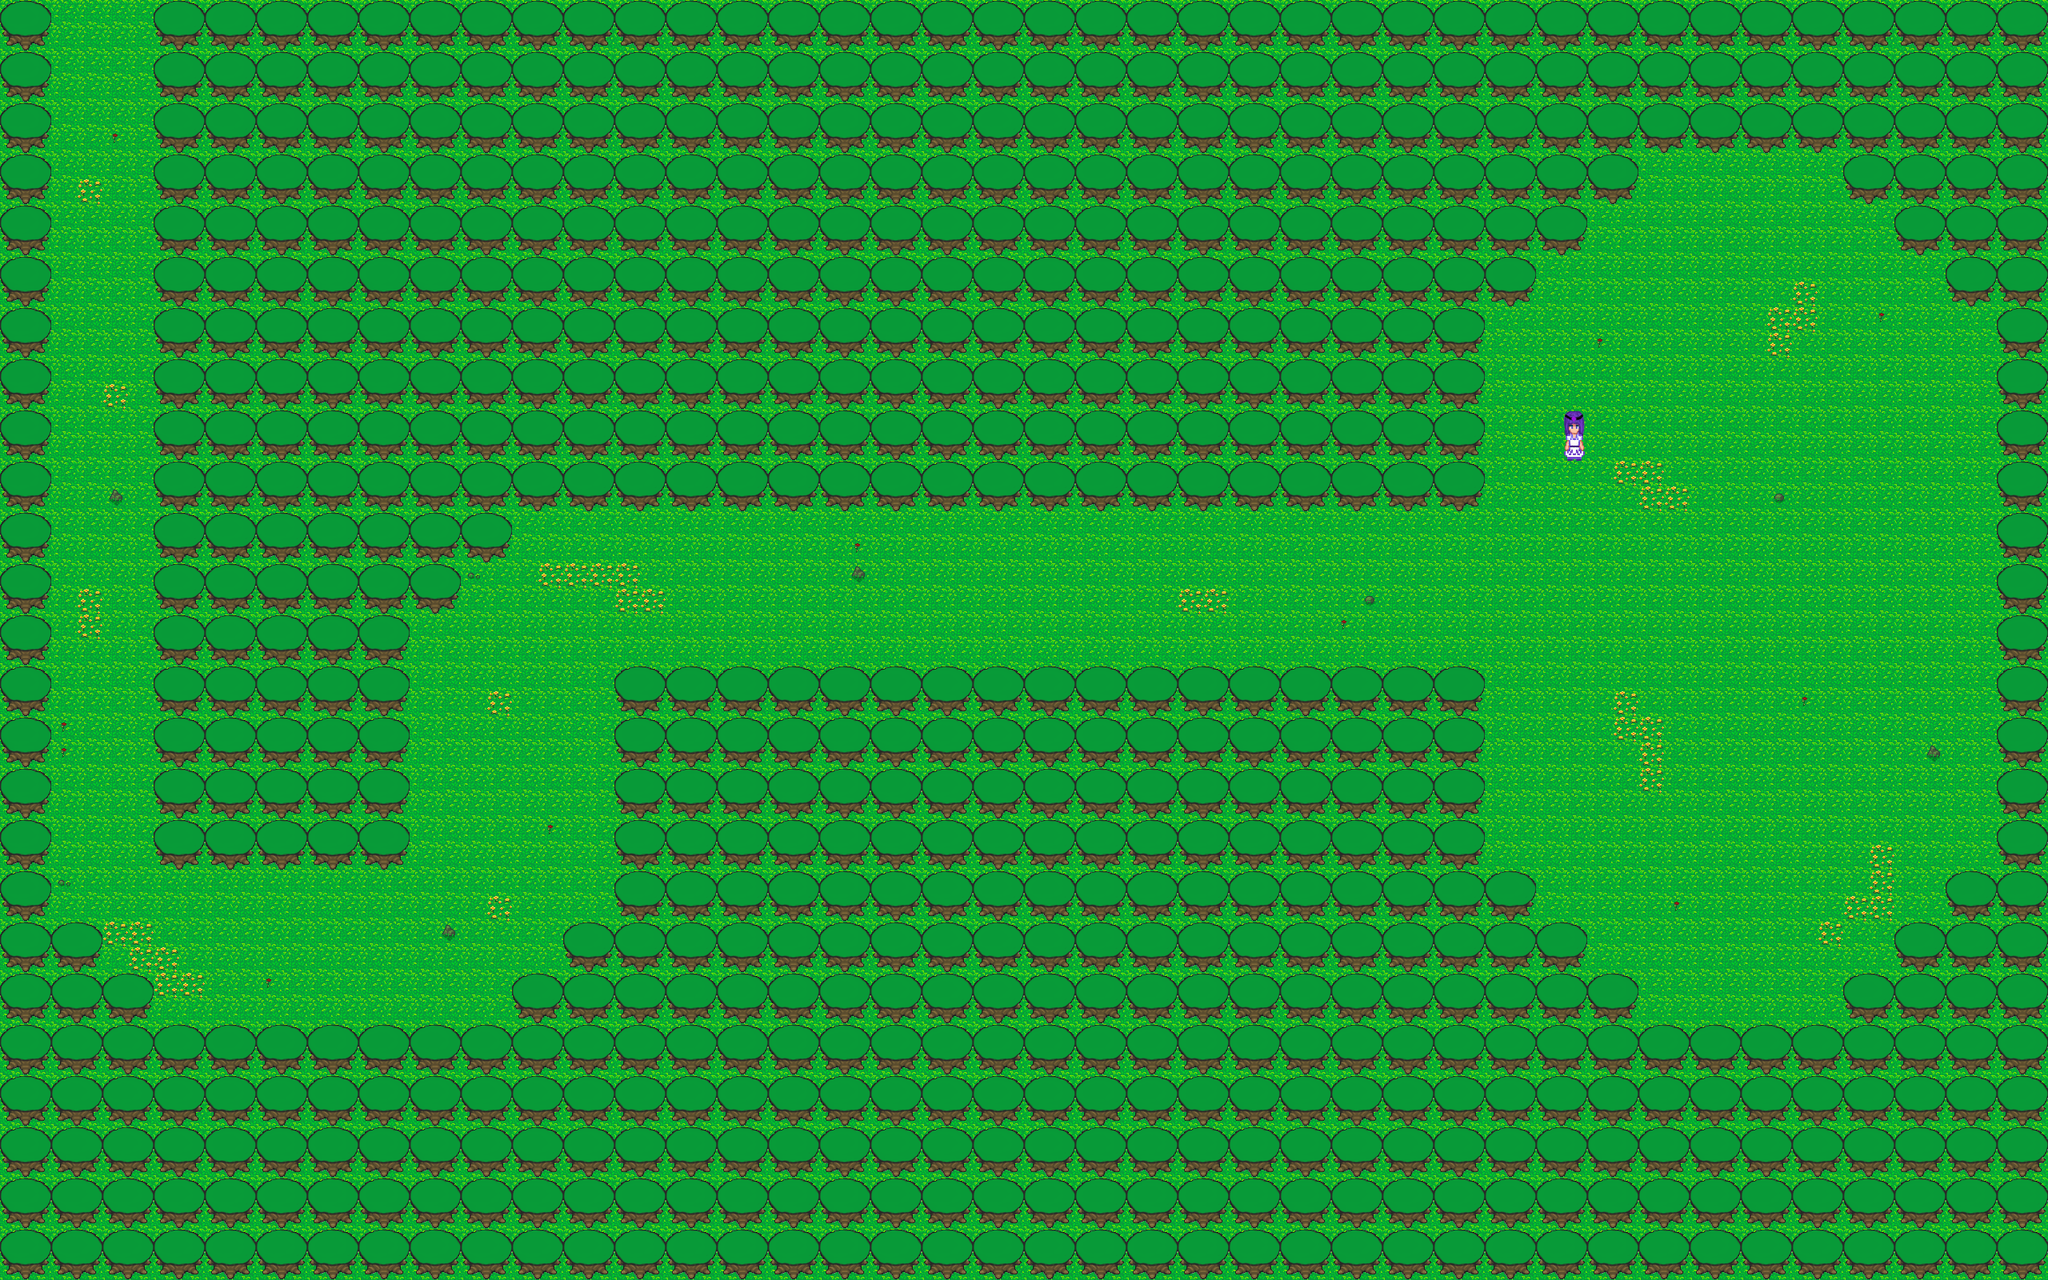

Below is a game level as drawn by its tile map, then a one-line description and the .tmx that defines it (tile-layer data replaced by summaries):
An orthogonal 80x50 tile map with 32x32 px tiles, 4 tile layers (Hintergrund, Hintergrund2, Dekoration, Vordergrund), 2 tilesets and 30 objects (3x Welt, Start).

<map version="1.0" orientation="orthogonal" renderorder="right-down" width="80" height="50" tilewidth="32" tileheight="32" nextobjectid="34">
 <tileset firstgid="1" source="../tilemap/forest.tsx" />
 <tileset firstgid="57" source="../tilemap/villager.tsx" />
 <layer name="Hintergrund" width="80" height="50">
  <data>[4000 cells, 4000 non-empty, 1 distinct tile ids]</data>
 </layer>
 <layer name="Hintergrund2" width="80" height="50">
  <data>[4000 cells, 2925 non-empty, 9 distinct tile ids]</data>
 </layer>
 <layer name="Dekoration" width="80" height="50">
  <data>[4000 cells, 1 non-empty, 1 distinct tile ids]</data>
 </layer>
 <objectgroup name="Objekte">
  <object id="1" name="Spielerstart" type="Start" x="124" y="30" width="10" height="10">
   <ellipse />
  </object>
  <object id="2" name="Wolf" type="Welt" x="2369.33" y="740.667" width="24" height="24">
   <ellipse />
  </object>
  <object id="32" name="Heilerin" type="Welt" x="1928.67" y="522.667" width="72" height="111.333" />
  <object id="33" name="Wolf_interaktion" type="Welt" x="2217.33" y="704" width="194.667" height="102.667" />
 </objectgroup>
 <objectgroup name="Kollisionen">
  <object id="3" x="194" y="0" width="1662" height="632" />
  <object id="4" x="192" y="634" width="320" height="458" />
  <object id="5" x="-8" y="-2" width="70" height="1282" />
  <object id="7" x="0" y="1302" width="2554" height="292" />
  <object id="9" x="770" y="854" width="1086" height="472" />
  <object id="10" x="1842" y="0" width="716" height="192" />
  <object id="11" x="2496" y="182" width="66" height="1120" />
  <object id="12" x="2434" y="1118" width="64" height="182" />
  <object id="13" x="2382" y="1172" width="48" height="140" />
  <object id="14" x="2310" y="1236" width="62" height="70" />
  <object id="15" x="1854" y="1104" width="56" height="216" />
  <object id="16" x="1918" y="1170" width="58" height="146" />
  <object id="17" x="1974" y="1230" width="70" height="98" />
  <object id="18" x="1838" y="202" width="206" height="54" />
  <object id="19" x="1854" y="254" width="120" height="56" />
  <object id="20" x="1850" y="300" width="64" height="84" />
  <object id="22" x="2308" y="186" width="188" height="70" />
  <object id="23" x="2372" y="260" width="134" height="56" />
  <object id="24" x="2428" y="314" width="110" height="76" />
  <object id="25" x="490" y="622" width="82" height="140" />
  <object id="26" x="556" y="628" width="86" height="76" />
  <object id="27" x="60" y="1164" width="60" height="156" />
  <object id="28" x="118" y="1236" width="66" height="102" />
  <object id="29" x="634" y="1238" width="128" height="90" />
  <object id="30" x="708" y="1174" width="60" height="92" />
  <object id="31" x="1951.33" y="563.333" width="33.3333" height="11.3333" />
 </objectgroup>
 <layer name="Vordergrund" width="80" height="50">
  <data>[4000 cells, 84 non-empty, 2 distinct tile ids]</data>
 </layer>
</map>